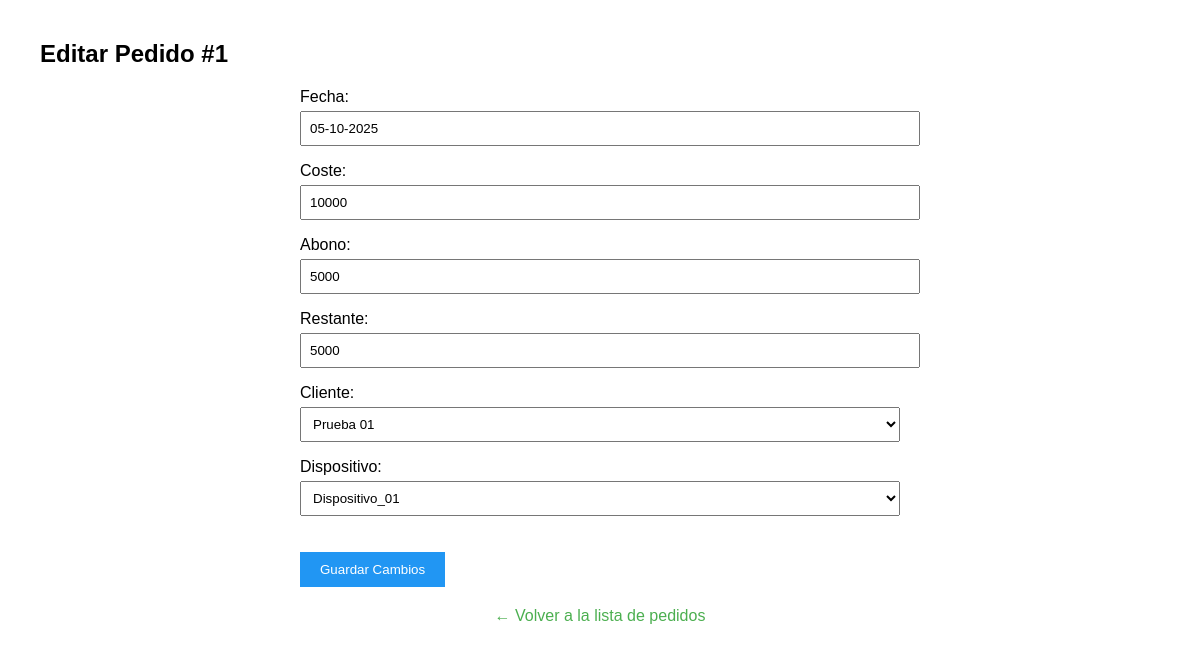
Before: /editar_pedido/1/ with the older database file.
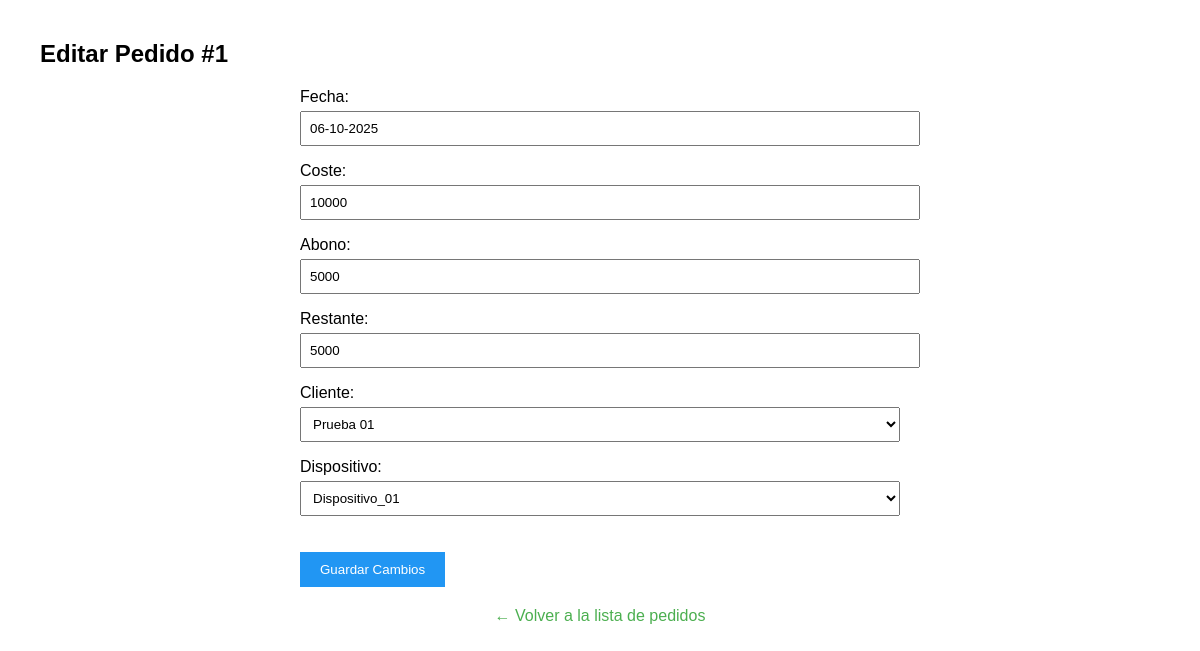
After: the same page with the newer database file.
### Modelos/models.py (models this page shows, shortened)
class Pedido(models.Model):
    N_Orden = models.AutoField(primary_key=True)
    Fecha = models.CharField(max_length=30)
    Coste = models.IntegerField()
    Abono = models.IntegerField()
    Restante = models.IntegerField()
    Cliente = models.ForeignKey(Cliente, on_delete=models.CASCADE)
    Activo = models.BooleanField(default=True)
    Dispositivo = models.ForeignKey(Dispositivo,on_delete=models.CASCADE)

### Modelos/views.py (the view)
# urls.py: path('editar_pedido/<int:n_orden>/', views.editar_pedido, name='editar_pedido'),
def editar_pedido(request, n_orden):
    pedido = get_object_or_404(Pedido, N_Orden=n_orden)
    form = PedidoForm(request.POST or None, instance=pedido)
    if form.is_valid():
        form.save()
        return redirect('ver_pedidos')
    return render(request, 'editar_pedido.html', {'form': form, 'pedido': pedido})

### Modelos/formularios.py
class PedidoForm(forms.ModelForm):
    Cliente = forms.ModelChoiceField(
        queryset=Cliente.objects.filter(Activo=True),
        empty_label='Seleccione Cliente',
        required=False
    )
    Dispositivo = forms.ModelChoiceField(
        queryset=Dispositivo.objects.filter(Activo=True),
        empty_label='Seleccione Dispositivo',
        required=False
    )
    class Meta:
        model = Pedido
        fields = ['Fecha', 'Coste', 'Abono', 'Restante', 'Cliente', 'Dispositivo']

### Modelos/models.py (called while the page is built)
    def __str__(self):
        return self.Nombre+" "+self.Apellido

    def __str__(self):
        return self.Nombre

### Templates/editar_pedido.html (shortened to what this page needs)
<!DOCTYPE html>
<html lang="es">
<head>
</head>
<body>
    <h2>Editar Pedido #{{ pedido.N_Orden }}</h2>
    <form method="post">
        {{ form.as_p }}
        <button type="submit">Guardar Cambios</button>
    </form>
    <a href="{% url 'ver_pedidos' %}">← Volver a la lista de pedidos</a>
</body>
</html>

Changed rows visible on the page:
changed Pedido "Prueba 01": Fecha "05-10-2025" → "06-10-2025"
